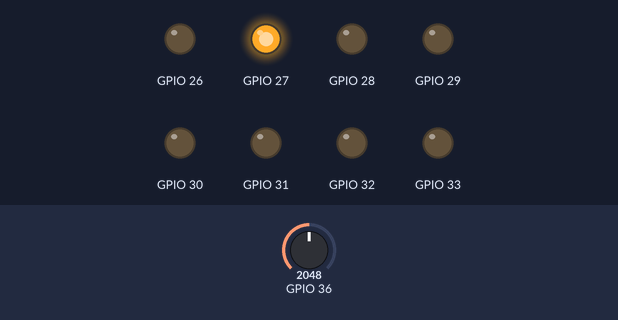
A sketch run on a simulated ESP32. On the bench: output pins drawn as LEDs (lit = HIGH). The inputs (shaded band) are chosen by the test bench; at power-on: GPIO 36 = 2048.

Above: at 1.5 s.
1.6 s: GPIO 36 set to 1964
5.1 s: GPIO 36 set to 2394
At 5.8 s:
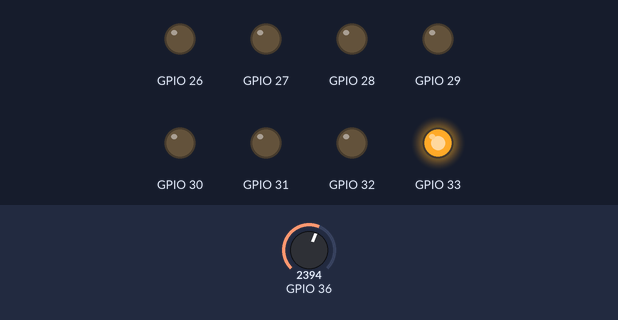
8.6 s: GPIO 36 set to 2489
At 9.3 s:
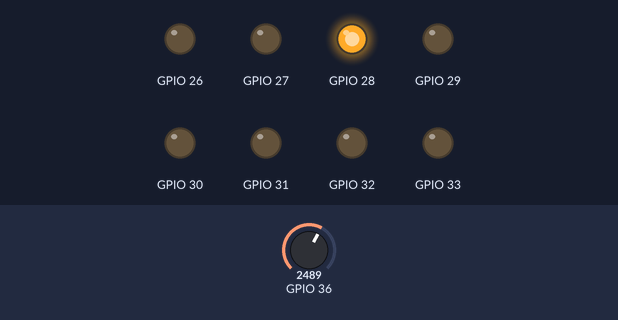
12.1 s: GPIO 36 set to 2866
At 16.46 s:
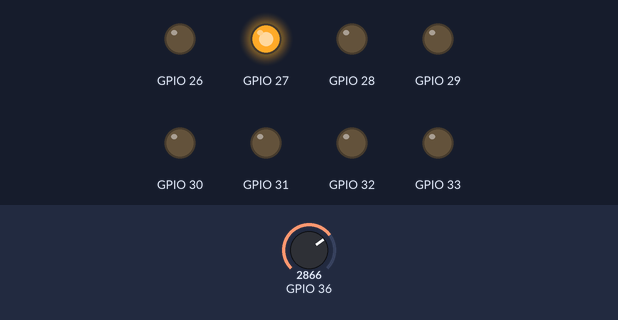
Timing chart, 0 to 16.6 s (numbered marks = the images above; inputs shaded):
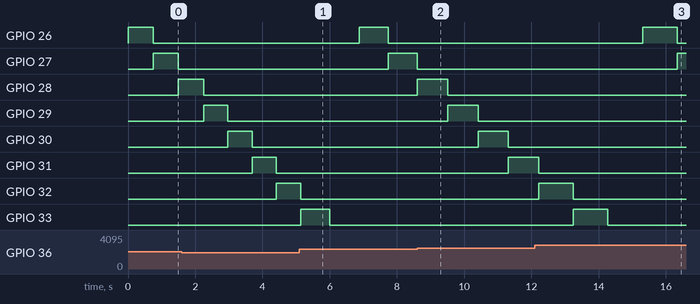

Measured:
- the behaviour switches between 2455 and 2456 on GPIO 36 (found by bisection; images 1 and 2)
- after the input at 5.1 s, GPIO 28: stays LOW (without the input it goes to HIGH after 2.9 s)
- after the input at 8.6 s, GPIO 32: stays LOW (without the input it goes to HIGH after 3.5 s)
- after the input at 12.1 s, GPIO 27: LOW → HIGH after 4.2 s instead of 3.7 s

The sketch:

Zadatak3.ino
```cpp
int brojac = 0;

void setup() {
  // put your setup code here, to run once:
  for(int i = 0; i < 8; i++)
  {
    pinMode(26+ i, OUTPUT);
    digitalWrite(26 + i, LOW);
  }
  Serial.begin(9600);
}

void fun1()
{
  // put your main code here, to run repeatedly:
  int analogValue = analogRead(A0);
  int brojLampica = map(analogValue, 0, 1023, 0, 8);
  for(int i = 0; i < brojLampica; i++)
    digitalWrite(26 + i, HIGH);

  for(int i = 0; i < 8 - brojLampica; i++)
    digitalWrite(33 - i, LOW);
}


void loop() {

  int analogValue = analogRead(A0);
  int brzina = map(analogValue, 0, 1023, 50, 400);
  digitalWrite(26 + brojac, HIGH);
  delay(brzina);
  digitalWrite(26 + brojac, LOW);
  brojac++;
  brojac = brojac % 9;
}
```
